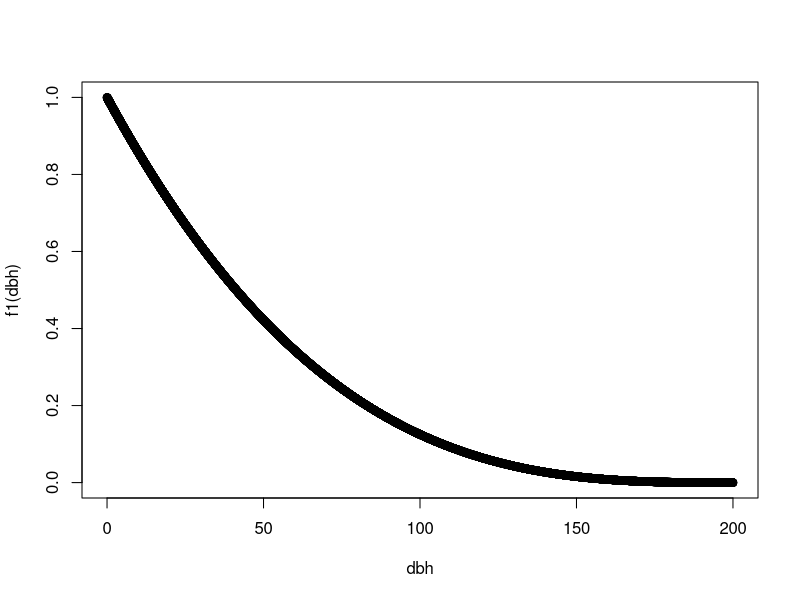
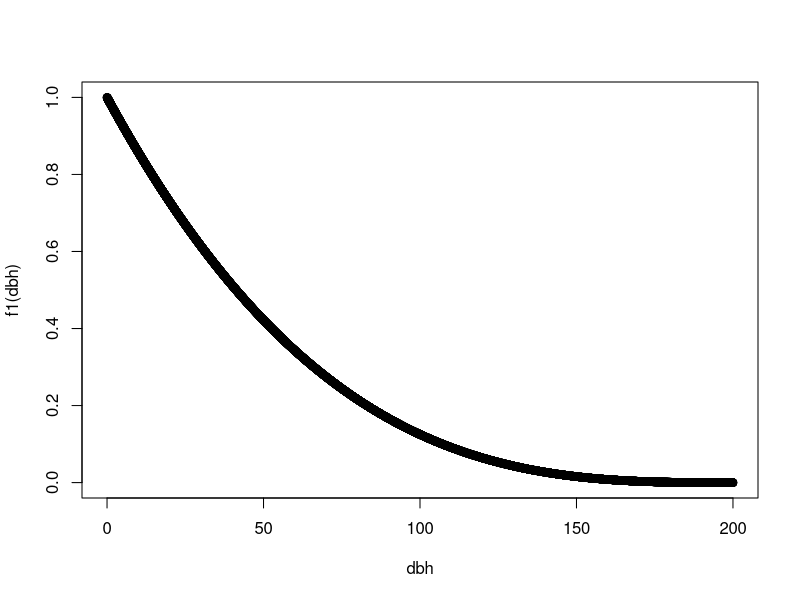
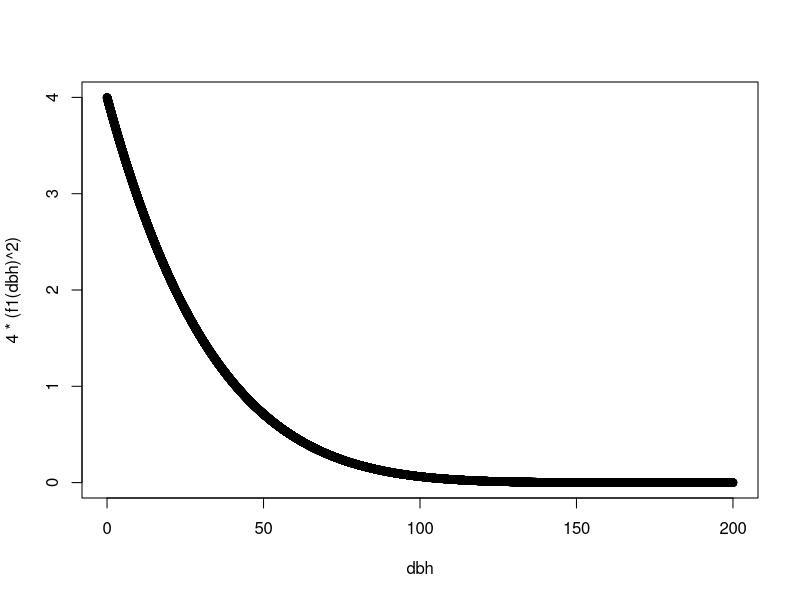
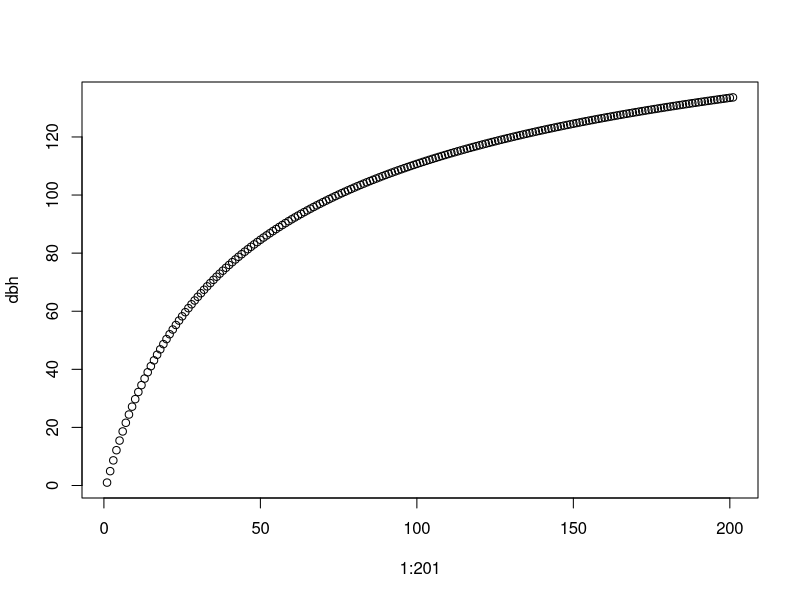

Reproduce these figures in R, in order.
## ---- chunk 1
knitr::opts_chunk$set(echo = TRUE)
## ---- chunk 2
summary(cars)
## ---- chunk 3
f1 = function(dbh) ((200-dbh) / 200)^3
dbh = seq(0,200,0.01)
plot(dbh, f1(dbh))
plot(dbh, f1(dbh))


plot(dbh, 4*(f1(dbh)^2))
dbh = 1
for(t in 1:200){
  dbh = c(dbh, dbh[t] + f1(dbh[t])*4)
}
plot(1:201, dbh)
max(dbh)

